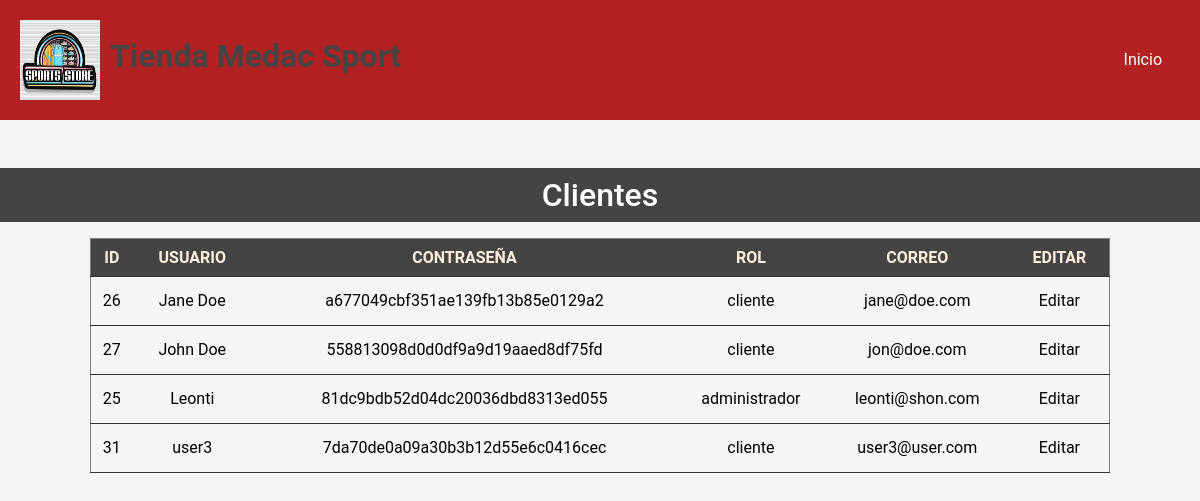
The page /mantenimiento/usuarios.php (signed in) on the database its author committed.
### tables this page shows
CREATE TABLE `usuarios` (
  `id` int(11) NOT NULL,
  `usuario` varchar(250) NOT NULL,
  `pass` varchar(100) NOT NULL,
  `roles` enum('cliente','administrador') DEFAULT 'cliente',
  `correo` varchar(100) NOT NULL
);

### servicios/modelo/database.php (called while the page is built, shortened)
<?php
class Database{
    public function __construct(){
        try{
            $dsn = "mysql:host=localhost; dbname=carritocompra; charset=UTF8";
            $this->conexion = new PDO($dsn, "root", "");
        }
        catch(PDOException $e){
            echo "Error: ".$e->getMessage();
        }
    }
}

### servicios/modelo/usuariomodel.php (called while the page is built, shortened)
<?php
require_once("database.php");
class Usuarios extends Database{
    public function consultaUsuarios($idusuario){
        try{
            if($idusuario==0){
                $sql="SELECT * FROM usuarios ORDER BY usuario ASC";
            }else{
                $sql="SELECT * FROM usuarios WHERE id = $idusuario";
            }
            $stmt=$this->conexion->query($sql);
            if($idusuario==0){
                $tablausuarios=$stmt->fetchAll(PDO::FETCH_ASSOC);
            }else{
                $tablausuarios=$stmt->fetch(PDO::FETCH_ASSOC);
            }
            return $tablausuarios;
        }catch(PDOException $e){
            return array('codigo'=>'99','mensaje'=>'Error: '.$e->getMessage());
        }
    }
}

### mantenimiento/usuarios.php (the view, shortened to what this page needs)
<?php
include("../servicios/modelo/usuariomodel.php");
try {
    $usuario = new Usuarios();
    $id = 0;
    $usuarios = $usuario->consultaUsuarios($id);
} catch (Exception $e) {
    $mensajes = $e->getMessage();
}
?>
<!DOCTYPE html>
<html lang="en">
<head>
    <link rel="stylesheet" href="https://cdn.jsdelivr.net/npm/bootstrap@5.2.3/dist/css/bootstrap.min.css" />
    <link rel="stylesheet" href="../css/style.css" />
</head>
<body>
    <header class="header">
        <div class="header-top">
            <img src="../img/tiendalogo.jpg" alt="logo" class="logo" width="50px" height="50px" />
            <h1>Tienda Medac Sport</h1>
        </div>
        <nav>
            <a href="mantenimiento.php">Inicio</a>
        </nav>
    </header>
    <h2>Clientes</h2>
    <div class="contenedor">
        <?php if (!isset($_GET['id'])) : ?>
            <table class="tabla">
                <thead>
                    <tr>
                        <th>ID</th>
                        <th>Usuario</th>
                        <th>Contraseña</th>
                        <th>Rol</th>
                        <th>Correo</th>
                        <th>Editar</th>
                    </tr>
                </thead>
                <tbody>
                    <?php foreach ($usuarios as $usuario) : ?>
                        <tr>
                            <td><?php echo $usuario['id']; ?></td>
                            <td><?php echo $usuario['usuario']; ?></td>
                            <td><?php echo $usuario['pass']; ?></td>
                            <td><?php echo $usuario['roles']; ?></td>
                            <td><?php echo $usuario['correo']; ?></td>
                            <td><a href="usuarios.php?id=<?php echo $usuario['id']; ?>">Editar</a></td>
                        </tr>
                    <?php endforeach; ?>
                </tbody>
            </table>
        <?php endif; ?>
    </div>
</body>
</html>

### css/style.css (style rules this page uses)
* { margin: 0; padding: 0; box-sizing: border-box; }
body { font-family: 'Roboto', sans-serif; background-color: #f5f5f5; user-select: none; }
.header { width: 100%; display: flex; justify-content: space-between; align-items: center; padding: 20px; background-color: firebrick; margin-bottom: 3rem; }
.header .header-top { display: flex; justify-content: center; align-items: center; }
.header .header-top h1 { color: #444; font-size: 2rem; font-weight: bold; }
.header .header-top img { width: 80px; height: 80px; margin-right: 10px; }
.header nav a { color: #fff; text-decoration: none; margin: 0 10px; cursor: pointer; }
.contenedor { width: 100%; margin:0 auto; }
h2 { text-align: center; color: #fff; background-color: #444; padding: 0.5rem; margin-bottom: 1rem; }
table.tabla { color: #000; font-size: 1rem; border: 1px solid gray; border-collapse: collapse; width: 85%; margin: 1rem auto; }
table.tabla th { color: #fed; background-color: #444; text-transform: uppercase; padding: 0.4rem; }
table.tabla td, tr { text-align: center; border-bottom: 1px solid #333; padding: 0.75rem 0; }
a { color: #000; text-decoration: none; padding: 0.5rem; border-radius: 5px; }

### rows shown on the page
usuarios: id "26", usuario "Jane Doe", pass "a677049cbf351ae139fb13b85e0129a2", roles "cliente", correo "jane@doe.com"
usuarios: id "27", usuario "John Doe", pass "558813098d0d0df9a9d19aaed8df75fd", roles "cliente", correo "jon@doe.com"
usuarios: id "25", usuario "Leonti", pass "81dc9bdb52d04dc20036dbd8313ed055", roles "administrador", correo "leonti@shon.com"
usuarios: id "31", usuario "user3", pass "7da70de0a09a30b3b12d55e6c0416cec", roles "cliente", correo "user3@user.com"
